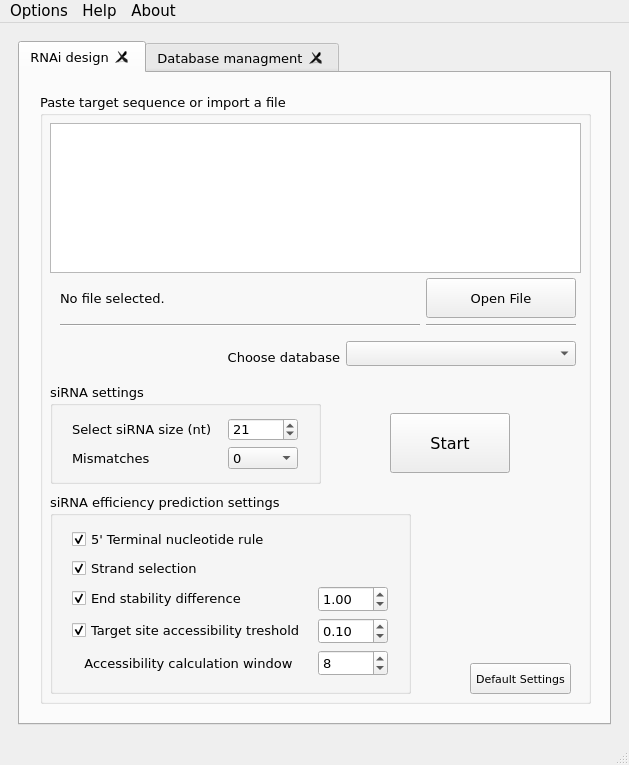
<?xml version="1.0" encoding="UTF-8"?>
<ui version="4.0">
 <class>MainWindow</class>
 <widget class="QMainWindow" name="MainWindow">
  <property name="geometry">
   <rect>
    <x>0</x>
    <y>0</y>
    <width>629</width>
    <height>765</height>
   </rect>
  </property>
  <property name="windowTitle">
   <string>siFi21</string>
  </property>
  <widget class="QWidget" name="centralwidget">
   <layout class="QVBoxLayout" name="verticalLayout">
    <item>
     <widget class="QScrollArea" name="scrollArea">
      <property name="minimumSize">
       <size>
        <width>0</width>
        <height>0</height>
       </size>
      </property>
      <property name="font">
       <font>
        <family>Verdana</family>
        <pointsize>12</pointsize>
       </font>
      </property>
      <property name="frameShape">
       <enum>QFrame::NoFrame</enum>
      </property>
      <property name="widgetResizable">
       <bool>true</bool>
      </property>
      <widget class="QWidget" name="scrollAreaWidgetContents">
       <property name="geometry">
        <rect>
         <x>0</x>
         <y>0</y>
         <width>611</width>
         <height>703</height>
        </rect>
       </property>
       <property name="minimumSize">
        <size>
         <width>600</width>
         <height>700</height>
        </size>
       </property>
       <layout class="QVBoxLayout" name="verticalLayout_2">
        <item>
         <widget class="QTabWidget" name="tabWidget">
          <property name="enabled">
           <bool>true</bool>
          </property>
          <property name="minimumSize">
           <size>
            <width>0</width>
            <height>0</height>
           </size>
          </property>
          <property name="font">
           <font>
            <pointsize>10</pointsize>
           </font>
          </property>
          <property name="contextMenuPolicy">
           <enum>Qt::NoContextMenu</enum>
          </property>
          <property name="tabPosition">
           <enum>QTabWidget::North</enum>
          </property>
          <property name="tabShape">
           <enum>QTabWidget::Rounded</enum>
          </property>
          <property name="currentIndex">
           <number>0</number>
          </property>
          <property name="iconSize">
           <size>
            <width>52</width>
            <height>64</height>
           </size>
          </property>
          <property name="elideMode">
           <enum>Qt::ElideNone</enum>
          </property>
          <property name="tabsClosable">
           <bool>true</bool>
          </property>
          <property name="movable">
           <bool>false</bool>
          </property>
          <widget class="QWidget" name="tab">
           <attribute name="title">
            <string>RNAi design</string>
           </attribute>
           <widget class="QWidget" name="layoutWidget">
            <property name="geometry">
             <rect>
              <x>10</x>
              <y>10</y>
              <width>571</width>
              <height>631</height>
             </rect>
            </property>
            <layout class="QVBoxLayout" name="verticalLayout_3">
             <property name="margin">
              <number>10</number>
             </property>
             <item>
              <widget class="QGroupBox" name="groupBox_1">
               <property name="minimumSize">
                <size>
                 <width>0</width>
                 <height>0</height>
                </size>
               </property>
               <property name="autoFillBackground">
                <bool>false</bool>
               </property>
               <property name="title">
                <string>Paste target sequence or import a file</string>
               </property>
               <property name="flat">
                <bool>false</bool>
               </property>
               <widget class="QPlainTextEdit" name="plainTextEdit_seq">
                <property name="geometry">
                 <rect>
                  <x>10</x>
                  <y>30</y>
                  <width>531</width>
                  <height>150</height>
                 </rect>
                </property>
                <property name="inputMethodHints">
                 <set>Qt::ImhNone</set>
                </property>
               </widget>
               <widget class="QWidget" name="layoutWidget_2">
                <property name="geometry">
                 <rect>
                  <x>10</x>
                  <y>180</y>
                  <width>531</width>
                  <height>59</height>
                 </rect>
                </property>
                <layout class="QGridLayout" name="gridLayout_4">
                 <property name="leftMargin">
                  <number>10</number>
                 </property>
                 <property name="topMargin">
                  <number>5</number>
                 </property>
                 <property name="rightMargin">
                  <number>5</number>
                 </property>
                 <property name="bottomMargin">
                  <number>5</number>
                 </property>
                 <item row="0" column="0">
                  <widget class="QLabel" name="label_1">
                   <property name="font">
                    <font>
                     <pointsize>10</pointsize>
                    </font>
                   </property>
                   <property name="text">
                    <string>No file selected.</string>
                   </property>
                  </widget>
                 </item>
                 <item row="1" column="0">
                  <widget class="Line" name="line">
                   <property name="orientation">
                    <enum>Qt::Horizontal</enum>
                   </property>
                  </widget>
                 </item>
                 <item row="1" column="1">
                  <widget class="Line" name="line_2">
                   <property name="orientation">
                    <enum>Qt::Horizontal</enum>
                   </property>
                  </widget>
                 </item>
                 <item row="0" column="1">
                  <widget class="QPushButton" name="pushButton_openDB">
                   <property name="maximumSize">
                    <size>
                     <width>150</width>
                     <height>40</height>
                    </size>
                   </property>
                   <property name="text">
                    <string>Open File</string>
                   </property>
                   <property name="icon">
                    <iconset>
                     <normaloff>:/Icons/Filesystem-folder-grey-open-icon.png</normaloff>:/Icons/Filesystem-folder-grey-open-icon.png</iconset>
                   </property>
                   <property name="iconSize">
                    <size>
                     <width>32</width>
                     <height>32</height>
                    </size>
                   </property>
                  </widget>
                 </item>
                </layout>
               </widget>
               <widget class="QWidget" name="layoutWidget_4">
                <property name="geometry">
                 <rect>
                  <x>10</x>
                  <y>240</y>
                  <width>531</width>
                  <height>41</height>
                 </rect>
                </property>
                <layout class="QGridLayout" name="gridLayout_5">
                 <property name="leftMargin">
                  <number>10</number>
                 </property>
                 <property name="topMargin">
                  <number>5</number>
                 </property>
                 <property name="rightMargin">
                  <number>5</number>
                 </property>
                 <property name="bottomMargin">
                  <number>5</number>
                 </property>
                 <item row="1" column="0">
                  <widget class="QLabel" name="label_2">
                   <property name="text">
                    <string>Choose database</string>
                   </property>
                   <property name="alignment">
                    <set>Qt::AlignBottom|Qt::AlignRight|Qt::AlignTrailing</set>
                   </property>
                  </widget>
                 </item>
                 <item row="1" column="1">
                  <widget class="QComboBox" name="comboBox_db">
                   <property name="minimumSize">
                    <size>
                     <width>230</width>
                     <height>0</height>
                    </size>
                   </property>
                   <property name="maximumSize">
                    <size>
                     <width>200</width>
                     <height>16777215</height>
                    </size>
                   </property>
                  </widget>
                 </item>
                </layout>
               </widget>
               <widget class="QGroupBox" name="groupBox_2">
                <property name="geometry">
                 <rect>
                  <x>10</x>
                  <y>290</y>
                  <width>271</width>
                  <height>101</height>
                 </rect>
                </property>
                <property name="title">
                 <string>siRNA settings</string>
                </property>
                <widget class="QWidget" name="gridLayoutWidget">
                 <property name="geometry">
                  <rect>
                   <x>12</x>
                   <y>30</y>
                   <width>241</width>
                   <height>61</height>
                  </rect>
                 </property>
                 <layout class="QGridLayout" name="gridLayout">
                  <property name="leftMargin">
                   <number>10</number>
                  </property>
                  <property name="topMargin">
                   <number>5</number>
                  </property>
                  <property name="rightMargin">
                   <number>5</number>
                  </property>
                  <property name="bottomMargin">
                   <number>5</number>
                  </property>
                  <item row="0" column="0">
                   <widget class="QLabel" name="label_3">
                    <property name="text">
                     <string>Select siRNA size (nt)</string>
                    </property>
                   </widget>
                  </item>
                  <item row="1" column="1">
                   <widget class="QComboBox" name="comboBox_miss">
                    <property name="minimumSize">
                     <size>
                      <width>70</width>
                      <height>0</height>
                     </size>
                    </property>
                    <property name="maximumSize">
                     <size>
                      <width>70</width>
                      <height>16777215</height>
                     </size>
                    </property>
                    <item>
                     <property name="text">
                      <string>0</string>
                     </property>
                    </item>
                    <item>
                     <property name="text">
                      <string>1</string>
                     </property>
                    </item>
                    <item>
                     <property name="text">
                      <string>2</string>
                     </property>
                    </item>
                    <item>
                     <property name="text">
                      <string>3</string>
                     </property>
                    </item>
                   </widget>
                  </item>
                  <item row="1" column="0">
                   <widget class="QLabel" name="label_4">
                    <property name="text">
                     <string>Mismatches</string>
                    </property>
                   </widget>
                  </item>
                  <item row="0" column="1">
                   <widget class="QSpinBox" name="spinBox_size">
                    <property name="minimumSize">
                     <size>
                      <width>70</width>
                      <height>0</height>
                     </size>
                    </property>
                    <property name="maximumSize">
                     <size>
                      <width>70</width>
                      <height>16777215</height>
                     </size>
                    </property>
                    <property name="minimum">
                     <number>1</number>
                    </property>
                    <property name="value">
                     <number>21</number>
                    </property>
                   </widget>
                  </item>
                 </layout>
                </widget>
               </widget>
               <widget class="QGroupBox" name="groupBox_3">
                <property name="geometry">
                 <rect>
                  <x>10</x>
                  <y>400</y>
                  <width>361</width>
                  <height>201</height>
                 </rect>
                </property>
                <property name="title">
                 <string>siRNA efficiency prediction settings</string>
                </property>
                <widget class="QWidget" name="gridLayoutWidget_2">
                 <property name="geometry">
                  <rect>
                   <x>12</x>
                   <y>30</y>
                   <width>331</width>
                   <height>161</height>
                  </rect>
                 </property>
                 <layout class="QGridLayout" name="gridLayout_2">
                  <property name="leftMargin">
                   <number>10</number>
                  </property>
                  <property name="topMargin">
                   <number>5</number>
                  </property>
                  <property name="rightMargin">
                   <number>5</number>
                  </property>
                  <property name="bottomMargin">
                   <number>5</number>
                  </property>
                  <item row="6" column="1">
                   <widget class="QSpinBox" name="spinBox_xmer">
                    <property name="minimumSize">
                     <size>
                      <width>70</width>
                      <height>0</height>
                     </size>
                    </property>
                    <property name="maximumSize">
                     <size>
                      <width>70</width>
                      <height>16777215</height>
                     </size>
                    </property>
                    <property name="minimum">
                     <number>1</number>
                    </property>
                    <property name="maximum">
                     <number>1000</number>
                    </property>
                    <property name="value">
                     <number>8</number>
                    </property>
                   </widget>
                  </item>
                  <item row="6" column="0">
                   <widget class="QLabel" name="label_5">
                    <property name="text">
                     <string>   Accessibility calculation window</string>
                    </property>
                   </widget>
                  </item>
                  <item row="4" column="1">
                   <widget class="QDoubleSpinBox" name="doubleSpinBox_access">
                    <property name="minimumSize">
                     <size>
                      <width>70</width>
                      <height>0</height>
                     </size>
                    </property>
                    <property name="maximumSize">
                     <size>
                      <width>70</width>
                      <height>16777215</height>
                     </size>
                    </property>
                    <property name="maximum">
                     <double>1.000000000000000</double>
                    </property>
                    <property name="singleStep">
                     <double>0.010000000000000</double>
                    </property>
                    <property name="value">
                     <double>0.100000000000000</double>
                    </property>
                   </widget>
                  </item>
                  <item row="2" column="0">
                   <widget class="QCheckBox" name="checkBox_end">
                    <property name="text">
                     <string>End stability difference</string>
                    </property>
                    <property name="checked">
                     <bool>true</bool>
                    </property>
                   </widget>
                  </item>
                  <item row="4" column="0">
                   <widget class="QCheckBox" name="checkBox_access">
                    <property name="text">
                     <string>Target site accessibility treshold</string>
                    </property>
                    <property name="checked">
                     <bool>true</bool>
                    </property>
                   </widget>
                  </item>
                  <item row="2" column="1">
                   <widget class="QDoubleSpinBox" name="doubleSpinBox_end">
                    <property name="minimumSize">
                     <size>
                      <width>70</width>
                      <height>0</height>
                     </size>
                    </property>
                    <property name="maximumSize">
                     <size>
                      <width>70</width>
                      <height>16777215</height>
                     </size>
                    </property>
                    <property name="maximum">
                     <double>100.000000000000000</double>
                    </property>
                    <property name="singleStep">
                     <double>0.010000000000000</double>
                    </property>
                    <property name="value">
                     <double>1.000000000000000</double>
                    </property>
                   </widget>
                  </item>
                  <item row="1" column="0">
                   <widget class="QCheckBox" name="checkBox_strand">
                    <property name="text">
                     <string>Strand selection</string>
                    </property>
                    <property name="checked">
                     <bool>true</bool>
                    </property>
                   </widget>
                  </item>
                  <item row="0" column="0">
                   <widget class="QCheckBox" name="checkBox_terminal">
                    <property name="text">
                     <string>5' Terminal nucleotide rule</string>
                    </property>
                    <property name="checked">
                     <bool>true</bool>
                    </property>
                   </widget>
                  </item>
                 </layout>
                </widget>
               </widget>
               <widget class="QPushButton" name="pushButton_run">
                <property name="geometry">
                 <rect>
                  <x>350</x>
                  <y>320</y>
                  <width>120</width>
                  <height>60</height>
                 </rect>
                </property>
                <property name="minimumSize">
                 <size>
                  <width>120</width>
                  <height>60</height>
                 </size>
                </property>
                <property name="maximumSize">
                 <size>
                  <width>120</width>
                  <height>60</height>
                 </size>
                </property>
                <property name="font">
                 <font>
                  <pointsize>12</pointsize>
                 </font>
                </property>
                <property name="text">
                 <string>Start</string>
                </property>
               </widget>
               <widget class="QPushButton" name="pushButton_default">
                <property name="geometry">
                 <rect>
                  <x>430</x>
                  <y>570</y>
                  <width>101</width>
                  <height>31</height>
                 </rect>
                </property>
                <property name="font">
                 <font>
                  <pointsize>8</pointsize>
                 </font>
                </property>
                <property name="text">
                 <string>Default Settings</string>
                </property>
               </widget>
              </widget>
             </item>
            </layout>
           </widget>
          </widget>
          <widget class="QWidget" name="tab_4">
           <attribute name="title">
            <string>Database managment</string>
           </attribute>
           <widget class="QGroupBox" name="groupBox_7">
            <property name="geometry">
             <rect>
              <x>10</x>
              <y>10</y>
              <width>511</width>
              <height>381</height>
             </rect>
            </property>
            <property name="title">
             <string>Database Managment</string>
            </property>
            <widget class="QWidget" name="gridLayoutWidget_3">
             <property name="geometry">
              <rect>
               <x>9</x>
               <y>19</y>
               <width>491</width>
               <height>351</height>
              </rect>
             </property>
             <layout class="QGridLayout" name="gridLayout_3">
              <item row="0" column="0">
               <spacer name="horizontalSpacer">
                <property name="orientation">
                 <enum>Qt::Horizontal</enum>
                </property>
                <property name="sizeHint" stdset="0">
                 <size>
                  <width>40</width>
                  <height>20</height>
                 </size>
                </property>
               </spacer>
              </item>
              <item row="4" column="0">
               <widget class="QCommandLinkButton" name="commandLinkButton_remove">
                <property name="minimumSize">
                 <size>
                  <width>0</width>
                  <height>50</height>
                 </size>
                </property>
                <property name="maximumSize">
                 <size>
                  <width>200</width>
                  <height>50</height>
                 </size>
                </property>
                <property name="text">
                 <string>Delete database</string>
                </property>
                <property name="icon">
                 <iconset resource="sifi_2015.qrc">
                  <normaloff>:/Images/Images/remove.png</normaloff>:/Images/Images/remove.png</iconset>
                </property>
                <property name="iconSize">
                 <size>
                  <width>32</width>
                  <height>32</height>
                 </size>
                </property>
               </widget>
              </item>
              <item row="3" column="0">
               <widget class="QCommandLinkButton" name="commandLinkButton_add">
                <property name="minimumSize">
                 <size>
                  <width>0</width>
                  <height>50</height>
                 </size>
                </property>
                <property name="maximumSize">
                 <size>
                  <width>200</width>
                  <height>50</height>
                 </size>
                </property>
                <property name="text">
                 <string>Create new database</string>
                </property>
                <property name="icon">
                 <iconset resource="sifi_2015.qrc">
                  <normaloff>:/Images/Images/add.png</normaloff>:/Images/Images/add.png</iconset>
                </property>
                <property name="iconSize">
                 <size>
                  <width>32</width>
                  <height>32</height>
                 </size>
                </property>
               </widget>
              </item>
              <item row="1" column="0">
               <widget class="QTableWidget" name="tableWidget">
                <property name="sortingEnabled">
                 <bool>true</bool>
                </property>
                <property name="columnCount">
                 <number>3</number>
                </property>
                <attribute name="horizontalHeaderDefaultSectionSize">
                 <number>150</number>
                </attribute>
                <column>
                 <property name="text">
                  <string>1</string>
                 </property>
                </column>
                <column>
                 <property name="text">
                  <string>3</string>
                 </property>
                </column>
                <column>
                 <property name="text">
                  <string>2</string>
                 </property>
                </column>
               </widget>
              </item>
             </layout>
            </widget>
           </widget>
          </widget>
         </widget>
        </item>
       </layout>
      </widget>
     </widget>
    </item>
   </layout>
  </widget>
  <widget class="QMenuBar" name="menubar">
   <property name="geometry">
    <rect>
     <x>0</x>
     <y>0</y>
     <width>629</width>
     <height>24</height>
    </rect>
   </property>
   <property name="font">
    <font>
     <family>Verdana</family>
     <pointsize>11</pointsize>
    </font>
   </property>
   <widget class="QMenu" name="menuHelp">
    <property name="title">
     <string>Help</string>
    </property>
    <addaction name="actionDocumentation"/>
   </widget>
   <widget class="QMenu" name="menuAbout">
    <property name="title">
     <string>About</string>
    </property>
    <addaction name="actionAbout"/>
   </widget>
   <widget class="QMenu" name="menuSequences">
    <property name="title">
     <string>Options</string>
    </property>
    <widget class="QMenu" name="menuSwitch_mode">
     <property name="font">
      <font>
       <family>Verdana</family>
       <pointsize>11</pointsize>
      </font>
     </property>
     <property name="title">
      <string>Switch mode</string>
     </property>
     <addaction name="actionRNAi_design"/>
     <addaction name="actionOff_target_prediction_2"/>
    </widget>
    <addaction name="menuSwitch_mode"/>
    <addaction name="separator"/>
   </widget>
   <addaction name="menuSequences"/>
   <addaction name="menuHelp"/>
   <addaction name="menuAbout"/>
  </widget>
  <widget class="QStatusBar" name="statusbar"/>
  <action name="actionAbout">
   <property name="text">
    <string>About si-Fi</string>
   </property>
   <property name="toolTip">
    <string>About</string>
   </property>
   <property name="font">
    <font>
     <family>Verdana</family>
     <pointsize>11</pointsize>
    </font>
   </property>
  </action>
  <action name="actionDocumentation">
   <property name="text">
    <string>Documentation</string>
   </property>
   <property name="toolTip">
    <string>Help</string>
   </property>
   <property name="font">
    <font>
     <family>Verdana</family>
     <pointsize>11</pointsize>
    </font>
   </property>
  </action>
  <action name="actionConvert_Fasta_Excel">
   <property name="text">
    <string>Convert  Fasta &lt;-&gt; CSV</string>
   </property>
   <property name="font">
    <font>
     <family>Verdana</family>
     <pointsize>11</pointsize>
    </font>
   </property>
  </action>
  <action name="actionOff_target_prediction">
   <property name="text">
    <string>Off-target prediction</string>
   </property>
   <property name="font">
    <font>
     <family>Verdana</family>
     <pointsize>11</pointsize>
    </font>
   </property>
  </action>
  <action name="actionRNAi_design_Primer3">
   <property name="text">
    <string>RNAi design (Primer3)</string>
   </property>
   <property name="font">
    <font>
     <family>Verdana</family>
     <pointsize>11</pointsize>
    </font>
   </property>
  </action>
  <action name="actionRNAi_design">
   <property name="text">
    <string>RNAi design</string>
   </property>
   <property name="font">
    <font>
     <family>Verdana</family>
     <pointsize>11</pointsize>
    </font>
   </property>
  </action>
  <action name="actionOff_target_prediction_2">
   <property name="text">
    <string>Off-target prediction</string>
   </property>
  </action>
 </widget>
 <resources>
  <include location="sifi_2015.qrc"/>
 </resources>
 <connections/>
</ui>
